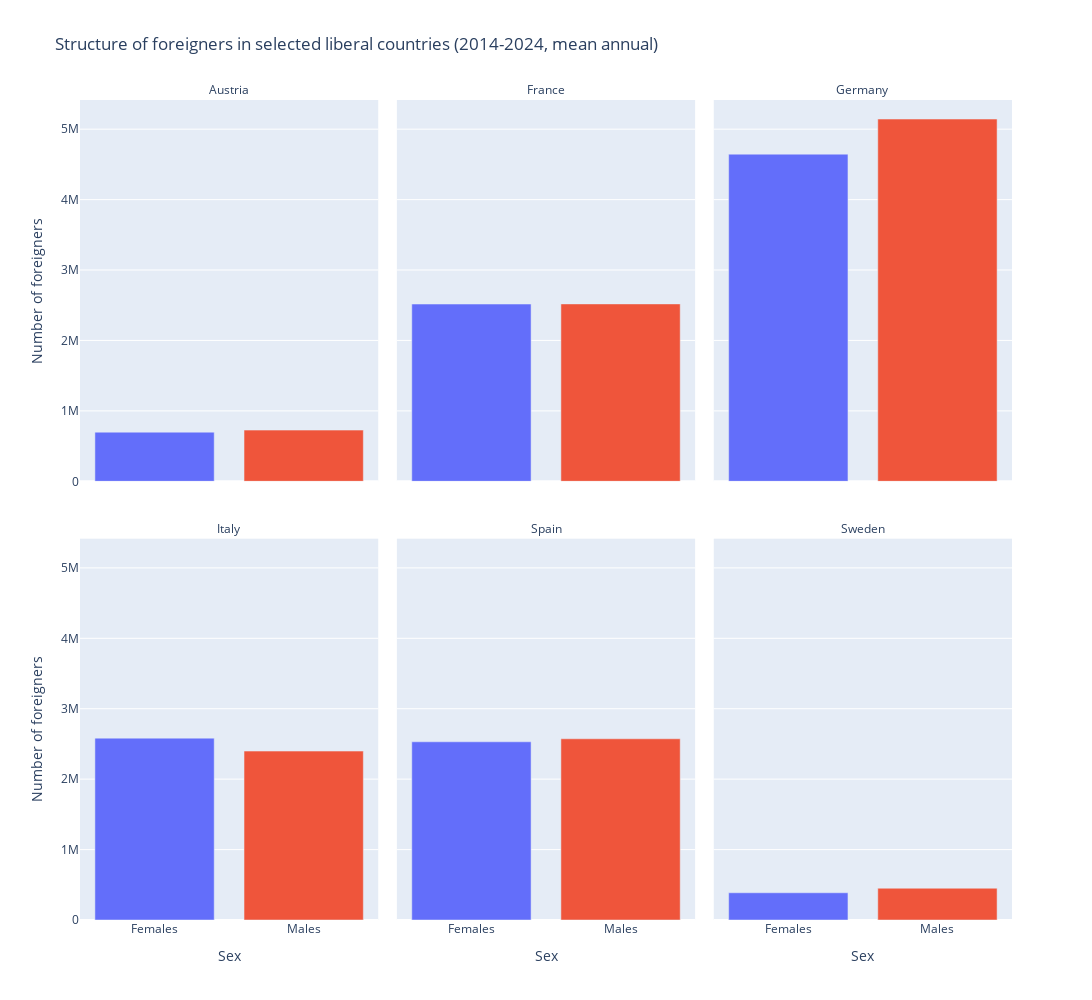
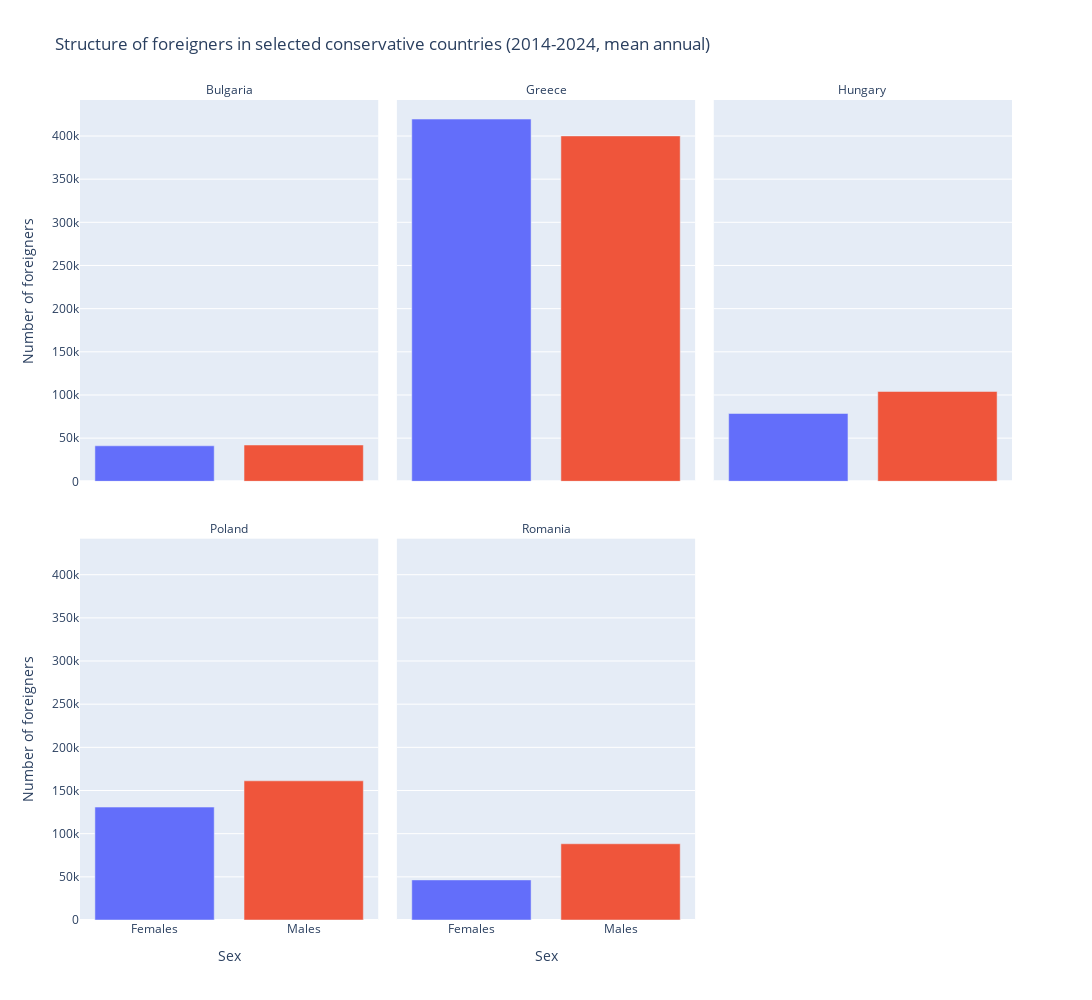

Write notebook code for charts like these, in order.
### Code cell
only_foreigners_liberal_f = only_foreigners[
    (only_foreigners['geo'].isin(liberal)) &  
    (only_foreigners['Sex'].isin(['Males', 'Females'])) &
    (only_foreigners['Age class'] == 'Total') &
    (only_foreigners['year'] >= 2014)
]

only_foreigners_conservs_f = only_foreigners[
    (only_foreigners['geo'].isin(conservs)) &  
    (only_foreigners['Sex'].isin(['Males', 'Females'])) &
    (only_foreigners['Age class'] == 'Total') &
    (only_foreigners['year'] >= 2014)
]

plot_sex_distribution(only_foreigners_liberal_f, title='Structure of foreigners in selected liberal countries (2014-2024, mean annual)')
plot_sex_distribution(only_foreigners_conservs_f, title='Structure of foreigners in selected conservative countries (2014-2024, mean annual)')

### Figure 1 — Plotly figure (JSON) as saved in the notebook; plotly's stock layout.template omitted (floating-point values rounded to 4 significant figures)
{"data": [{"hovertemplate": "Sex=%{x}<br>geo=Austria<br>Number of foreigners=%{y}<extra></extra>", "legendgroup": "Females", "marker": {"color": "#636efa", "pattern": {"shape": ""}}, "name": "Females", "orientation": "v", "showlegend": true, "textposition": "auto", "type": "bar", "x": ["Females"], "xaxis": "x4", "y": [697700.0], "yaxis": "y4"}, {"hovertemplate": "Sex=%{x}<br>geo=France<br>Number of foreigners=%{y}<extra></extra>", "legendgroup": "Females", "marker": {"color": "#636efa", "pattern": {"shape": ""}}, "name": "Females", "orientation": "v", "showlegend": false, "textposition": "auto", "type": "bar", "x": ["Females"], "xaxis": "x5", "y": [2517000.0], "yaxis": "y5"}, {"hovertemplate": "Sex=%{x}<br>geo=Germany<br>Number of foreigners=%{y}<extra></extra>", "legendgroup": "Females", "marker": {"color": "#636efa", "pattern": {"shape": ""}}, "name": "Females", "orientation": "v", "showlegend": false, "textposition": "auto", "type": "bar", "x": ["Females"], "xaxis": "x6", "y": [4645000.0], "yaxis": "y6"}, {"hovertemplate": "Sex=%{x}<br>geo=Italy<br>Number of foreigners=%{y}<extra></extra>", "legendgroup": "Females", "marker": {"color": "#636efa", "pattern": {"shape": ""}}, "name": "Females", "orientation": "v", "showlegend": false, "textposition": "auto", "type": "bar", "x": ["Females"], "xaxis": "x", "y": [2582000.0], "yaxis": "y"}, {"hovertemplate": "Sex=%{x}<br>geo=Spain<br>Number of foreigners=%{y}<extra></extra>", "legendgroup": "Females", "marker": {"color": "#636efa", "pattern": {"shape": ""}}, "name": "Females", "orientation": "v", "showlegend": false, "textposition": "auto", "type": "bar", "x": ["Females"], "xaxis": "x2", "y": [2531000.0], "yaxis": "y2"}, {"hovertemplate": "Sex=%{x}<br>geo=Sweden<br>Number of foreigners=%{y}<extra></extra>", "legendgroup": "Females", "marker": {"color": "#636efa", "pattern": {"shape": ""}}, "name": "Females", "orientation": "v", "showlegend": false, "textposition": "auto", "type": "bar", "x": ["Females"], "xaxis": "x3", "y": [386700.0], "yaxis": "y3"}, {"hovertemplate": "Sex=%{x}<br>geo=Austria<br>Number of foreigners=%{y}<extra></extra>", "legendgroup": "Males", "marker": {"color": "#EF553B", "pattern": {"shape": ""}}, "name": "Males", "orientation": "v", "showlegend": true, "textposition": "auto", "type": "bar", "x": ["Males"], "xaxis": "x4", "y": [726800.0], "yaxis": "y4"}, {"hovertemplate": "Sex=%{x}<br>geo=France<br>Number of foreigners=%{y}<extra></extra>", "legendgroup": "Males", "marker": {"color": "#EF553B", "pattern": {"shape": ""}}, "name": "Males", "orientation": "v", "showlegend": false, "textposition": "auto", "type": "bar", "x": ["Males"], "xaxis": "x5", "y": [2519000.0], "yaxis": "y5"}, {"hovertemplate": "Sex=%{x}<br>geo=Germany<br>Number of foreigners=%{y}<extra></extra>", "legendgroup": "Males", "marker": {"color": "#EF553B", "pattern": {"shape": ""}}, "name": "Males", "orientation": "v", "showlegend": false, "textposition": "auto", "type": "bar", "x": ["Males"], "xaxis": "x6", "y": [5144000.0], "yaxis": "y6"}, {"hovertemplate": "Sex=%{x}<br>geo=Italy<br>Number of foreigners=%{y}<extra></extra>", "legendgroup": "Males", "marker": {"color": "#EF553B", "pattern": {"shape": ""}}, "name": "Males", "orientation": "v", "showlegend": false, "textposition": "auto", "type": "bar", "x": ["Males"], "xaxis": "x", "y": [2398000.0], "yaxis": "y"}, {"hovertemplate": "Sex=%{x}<br>geo=Spain<br>Number of foreigners=%{y}<extra></extra>", "legendgroup": "Males", "marker": {"color": "#EF553B", "pattern": {"shape": ""}}, "name": "Males", "orientation": "v", "showlegend": false, "textposition": "auto", "type": "bar", "x": ["Males"], "xaxis": "x2", "y": [2573000.0], "yaxis": "y2"}, {"hovertemplate": "Sex=%{x}<br>geo=Sweden<br>Number of foreigners=%{y}<extra></extra>", "legendgroup": "Males", "marker": {"color": "#EF553B", "pattern": {"shape": ""}}, "name": "Males", "orientation": "v", "showlegend": false, "textposition": "auto", "type": "bar", "x": ["Males"], "xaxis": "x3", "y": [451100.0], "yaxis": "y3"}], "layout": {"annotations": [{"font": {}, "showarrow": false, "text": "Italy", "x": 0.16, "xanchor": "center", "xref": "paper", "y": 0.465, "yanchor": "bottom", "yref": "paper"}, {"font": {}, "showarrow": false, "text": "Spain", "x": 0.5, "xanchor": "center", "xref": "paper", "y": 0.465, "yanchor": "bottom", "yref": "paper"}, {"font": {}, "showarrow": false, "text": "Sweden", "x": 0.84, "xanchor": "center", "xref": "paper", "y": 0.465, "yanchor": "bottom", "yref": "paper"}, {"font": {}, "showarrow": false, "text": "Austria", "x": 0.16, "xanchor": "center", "xref": "paper", "y": 1.0, "yanchor": "bottom", "yref": "paper"}, {"font": {}, "showarrow": false, "text": "France", "x": 0.5, "xanchor": "center", "xref": "paper", "y": 1.0, "yanchor": "bottom", "yref": "paper"}, {"font": {}, "showarrow": false, "text": "Germany", "x": 0.84, "xanchor": "center", "xref": "paper", "y": 1.0, "yanchor": "bottom", "yref": "paper"}], "barmode": "relative", "height": 1000, "legend": {"title": {"text": "Sex"}, "tracegroupgap": 0}, "showlegend": false, "title": {"text": "Structure of foreigners in selected liberal countries (2014-2024, mean annual)"}, "width": 1200, "xaxis": {"anchor": "y", "categoryarray": ["Females", "Males"], "categoryorder": "array", "domain": [0, 0.32], "title": {"text": "Sex"}}, "xaxis2": {"anchor": "y2", "categoryarray": ["Females", "Males"], "categoryorder": "array", "domain": [0.34, 0.66], "matches": "x", "title": {"text": "Sex"}}, "xaxis3": {"anchor": "y3", "categoryarray": ["Females", "Males"], "categoryorder": "array", "domain": [0.68, 1.0], "matches": "x", "title": {"text": "Sex"}}, "xaxis4": {"anchor": "y4", "domain": [0, 0.32], "matches": "x", "showticklabels": false}, "xaxis5": {"anchor": "y5", "domain": [0.34, 0.66], "matches": "x", "showticklabels": false}, "xaxis6": {"anchor": "y6", "domain": [0.68, 1.0], "matches": "x", "showticklabels": false}, "yaxis": {"anchor": "x", "domain": [0, 0.465], "title": {"text": "Number of foreigners"}}, "yaxis2": {"anchor": "x2", "domain": [0, 0.465], "matches": "y", "showticklabels": false}, "yaxis3": {"anchor": "x3", "domain": [0, 0.465], "matches": "y", "showticklabels": false}, "yaxis4": {"anchor": "x4", "domain": [0.535, 1.0], "matches": "y", "title": {"text": "Number of foreigners"}}, "yaxis5": {"anchor": "x5", "domain": [0.535, 1.0], "matches": "y", "showticklabels": false}, "yaxis6": {"anchor": "x6", "domain": [0.535, 1.0], "matches": "y", "showticklabels": false}}}

### Figure 2 — Plotly figure (JSON) as saved in the notebook; plotly's stock layout.template omitted (floating-point values rounded to 4 significant figures)
{"data": [{"hovertemplate": "Sex=%{x}<br>geo=Bulgaria<br>Number of foreigners=%{y}<extra></extra>", "legendgroup": "Females", "marker": {"color": "#636efa", "pattern": {"shape": ""}}, "name": "Females", "orientation": "v", "showlegend": true, "textposition": "auto", "type": "bar", "x": ["Females"], "xaxis": "x4", "y": [41120.0], "yaxis": "y4"}, {"hovertemplate": "Sex=%{x}<br>geo=Greece<br>Number of foreigners=%{y}<extra></extra>", "legendgroup": "Females", "marker": {"color": "#636efa", "pattern": {"shape": ""}}, "name": "Females", "orientation": "v", "showlegend": false, "textposition": "auto", "type": "bar", "x": ["Females"], "xaxis": "x5", "y": [419600.0], "yaxis": "y5"}, {"hovertemplate": "Sex=%{x}<br>geo=Hungary<br>Number of foreigners=%{y}<extra></extra>", "legendgroup": "Females", "marker": {"color": "#636efa", "pattern": {"shape": ""}}, "name": "Females", "orientation": "v", "showlegend": false, "textposition": "auto", "type": "bar", "x": ["Females"], "xaxis": "x6", "y": [78550.0], "yaxis": "y6"}, {"hovertemplate": "Sex=%{x}<br>geo=Poland<br>Number of foreigners=%{y}<extra></extra>", "legendgroup": "Females", "marker": {"color": "#636efa", "pattern": {"shape": ""}}, "name": "Females", "orientation": "v", "showlegend": false, "textposition": "auto", "type": "bar", "x": ["Females"], "xaxis": "x", "y": [130800.0], "yaxis": "y"}, {"hovertemplate": "Sex=%{x}<br>geo=Romania<br>Number of foreigners=%{y}<extra></extra>", "legendgroup": "Females", "marker": {"color": "#636efa", "pattern": {"shape": ""}}, "name": "Females", "orientation": "v", "showlegend": false, "textposition": "auto", "type": "bar", "x": ["Females"], "xaxis": "x2", "y": [46420.0], "yaxis": "y2"}, {"hovertemplate": "Sex=%{x}<br>geo=Bulgaria<br>Number of foreigners=%{y}<extra></extra>", "legendgroup": "Males", "marker": {"color": "#EF553B", "pattern": {"shape": ""}}, "name": "Males", "orientation": "v", "showlegend": true, "textposition": "auto", "type": "bar", "x": ["Males"], "xaxis": "x4", "y": [42030.0], "yaxis": "y4"}, {"hovertemplate": "Sex=%{x}<br>geo=Greece<br>Number of foreigners=%{y}<extra></extra>", "legendgroup": "Males", "marker": {"color": "#EF553B", "pattern": {"shape": ""}}, "name": "Males", "orientation": "v", "showlegend": false, "textposition": "auto", "type": "bar", "x": ["Males"], "xaxis": "x5", "y": [400100.0], "yaxis": "y5"}, {"hovertemplate": "Sex=%{x}<br>geo=Hungary<br>Number of foreigners=%{y}<extra></extra>", "legendgroup": "Males", "marker": {"color": "#EF553B", "pattern": {"shape": ""}}, "name": "Males", "orientation": "v", "showlegend": false, "textposition": "auto", "type": "bar", "x": ["Males"], "xaxis": "x6", "y": [104000.0], "yaxis": "y6"}, {"hovertemplate": "Sex=%{x}<br>geo=Poland<br>Number of foreigners=%{y}<extra></extra>", "legendgroup": "Males", "marker": {"color": "#EF553B", "pattern": {"shape": ""}}, "name": "Males", "orientation": "v", "showlegend": false, "textposition": "auto", "type": "bar", "x": ["Males"], "xaxis": "x", "y": [161200.0], "yaxis": "y"}, {"hovertemplate": "Sex=%{x}<br>geo=Romania<br>Number of foreigners=%{y}<extra></extra>", "legendgroup": "Males", "marker": {"color": "#EF553B", "pattern": {"shape": ""}}, "name": "Males", "orientation": "v", "showlegend": false, "textposition": "auto", "type": "bar", "x": ["Males"], "xaxis": "x2", "y": [88310.0], "yaxis": "y2"}], "layout": {"annotations": [{"font": {}, "showarrow": false, "text": "Poland", "x": 0.16, "xanchor": "center", "xref": "paper", "y": 0.465, "yanchor": "bottom", "yref": "paper"}, {"font": {}, "showarrow": false, "text": "Romania", "x": 0.5, "xanchor": "center", "xref": "paper", "y": 0.465, "yanchor": "bottom", "yref": "paper"}, {"font": {}, "showarrow": false, "text": "Bulgaria", "x": 0.16, "xanchor": "center", "xref": "paper", "y": 1.0, "yanchor": "bottom", "yref": "paper"}, {"font": {}, "showarrow": false, "text": "Greece", "x": 0.5, "xanchor": "center", "xref": "paper", "y": 1.0, "yanchor": "bottom", "yref": "paper"}, {"font": {}, "showarrow": false, "text": "Hungary", "x": 0.84, "xanchor": "center", "xref": "paper", "y": 1.0, "yanchor": "bottom", "yref": "paper"}], "barmode": "relative", "height": 1000, "legend": {"title": {"text": "Sex"}, "tracegroupgap": 0}, "showlegend": false, "title": {"text": "Structure of foreigners in selected conservative countries (2014-2024, mean annual)"}, "width": 1200, "xaxis": {"anchor": "y", "categoryarray": ["Females", "Males"], "categoryorder": "array", "domain": [0, 0.32], "title": {"text": "Sex"}}, "xaxis2": {"anchor": "y2", "categoryarray": ["Females", "Males"], "categoryorder": "array", "domain": [0.34, 0.66], "matches": "x", "title": {"text": "Sex"}}, "xaxis3": {"anchor": "y3", "categoryarray": ["Females", "Males"], "categoryorder": "array", "domain": [0.68, 1.0], "matches": "x", "title": {"text": "Sex"}}, "xaxis4": {"anchor": "y4", "domain": [0, 0.32], "matches": "x", "showticklabels": false}, "xaxis5": {"anchor": "y5", "domain": [0.34, 0.66], "matches": "x", "showticklabels": false}, "xaxis6": {"anchor": "y6", "domain": [0.68, 1.0], "matches": "x", "showticklabels": false}, "yaxis": {"anchor": "x", "domain": [0, 0.465], "title": {"text": "Number of foreigners"}}, "yaxis2": {"anchor": "x2", "domain": [0, 0.465], "matches": "y", "showticklabels": false}, "yaxis3": {"anchor": "x3", "domain": [0, 0.465], "matches": "y", "showticklabels": false}, "yaxis4": {"anchor": "x4", "domain": [0.535, 1.0], "matches": "y", "title": {"text": "Number of foreigners"}}, "yaxis5": {"anchor": "x5", "domain": [0.535, 1.0], "matches": "y", "showticklabels": false}, "yaxis6": {"anchor": "x6", "domain": [0.535, 1.0], "matches": "y", "showticklabels": false}}}
